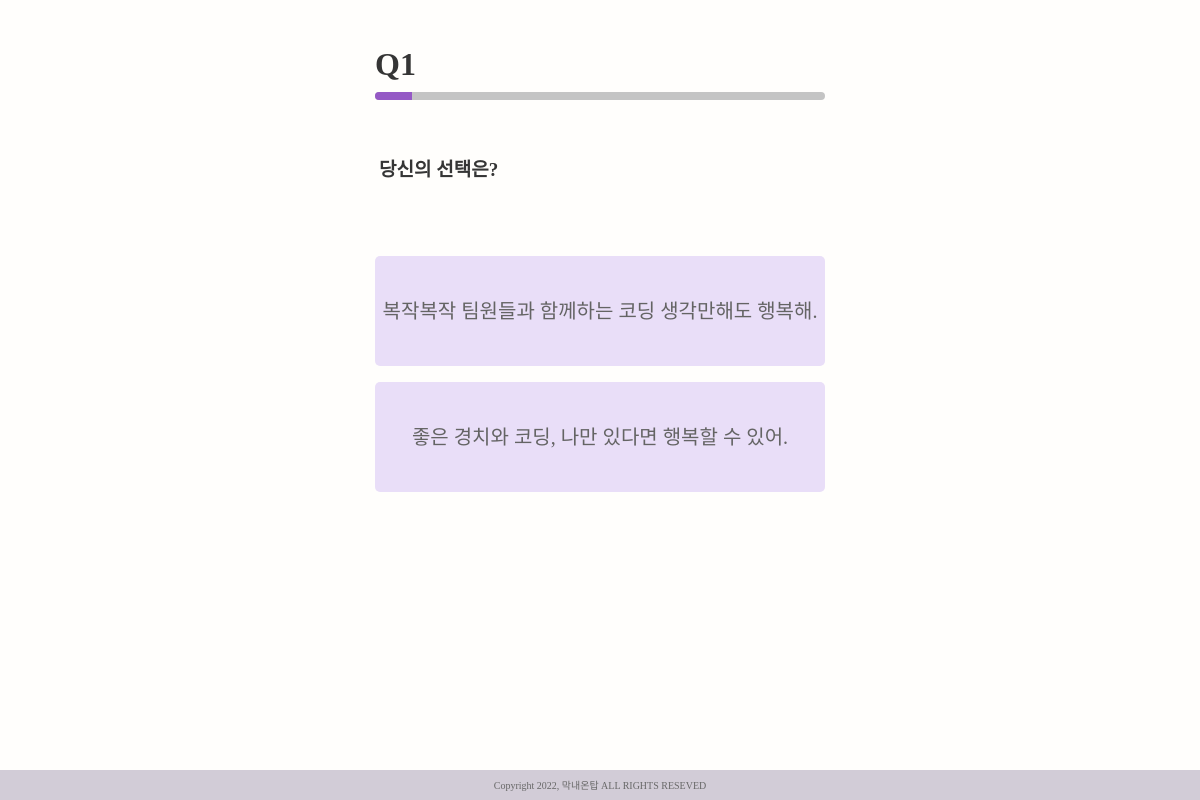
Page /mbti/1/ on the earlier database version.
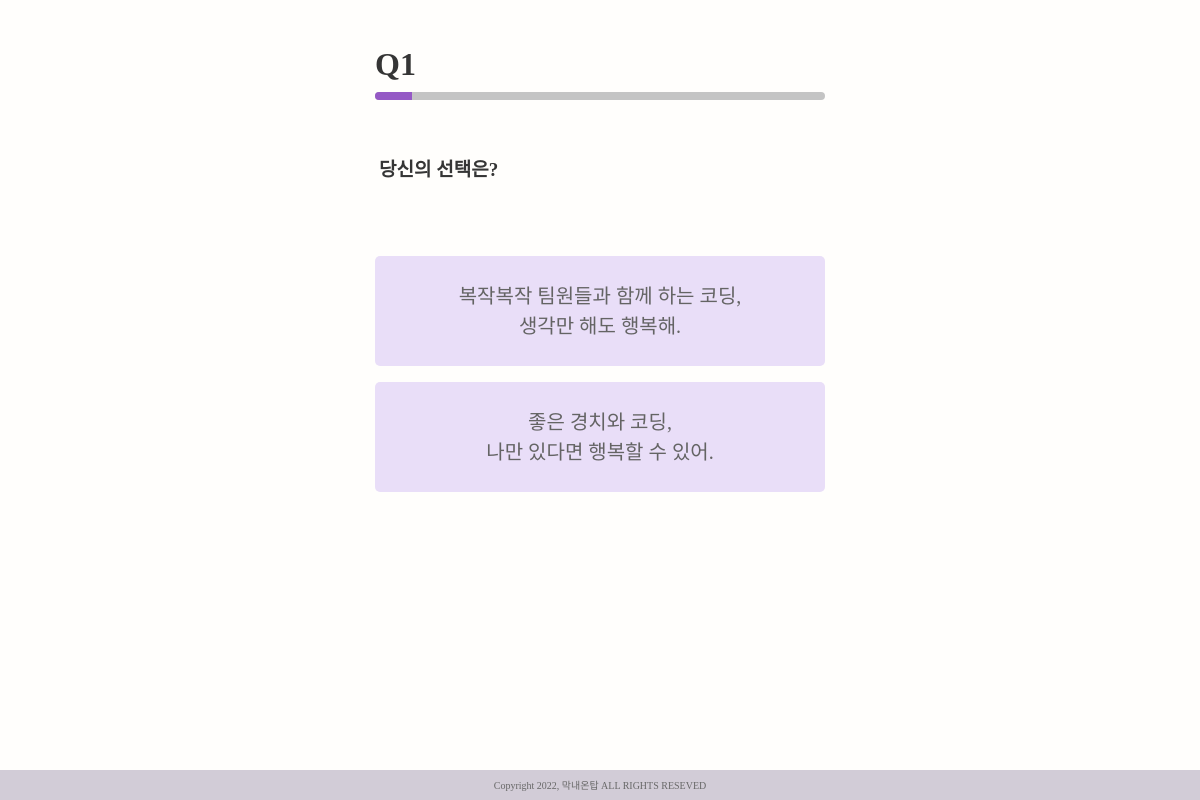
Same page on the later database version.
### MBTI/models.py (models this page shows)
class Question(models.Model):
    title = models.TextField()
    choice_right = models.TextField()
    choice_left = models.TextField()
    question_category = models.TextField()

### MBTI/views.py (the view)
# urls.py: path('<int:question_pk>/', views.question_page, name='question_page'),
def question_page(request, question_pk):
    questions = get_object_or_404(Question, pk = question_pk)
    context = {
        'questions' : questions,
        'progress': (question_pk/12)*100
    }
    return render(request, 'MBTI/question_page.html', context)

### MBTI/templates/MBTI/question_page.html (shortened to what this page needs)
{% extends 'base.html' %}
{% block content %}
  <p class="question-number mb-1">Q{{questions.pk}}</p>
  <div class="progress" style="height: 8px; background: #C4C4C4;">
    <div class="progress-bar" role="progressbar" style="width: {{ progress }}%; background: #9559C5;" aria-valuenow="{{ progress }}" aria-valuemin="0" aria-valuemax="100"></div>
  </div>
  <div class="question-box d-flex justify-content-start align-items-center">
    <p class="question-font ms-1">{{ questions.title | linebreaksbr }}</p>
  </div>
  <form action="{%url 'mbti:choice_left' questions.pk %}" method="POST">
    <button class="answer-box answer-font mt-3 mb-2 d-flex justify-content-center align-items-center border-0">
      <p class="m-0">
        {{ questions.choice_left | linebreaksbr }}
      </p>
    </button>
  </form>
  <form action="{%url 'mbti:choice_right' questions.pk %}" method="POST">
    <button class="answer-box answer-font mt-3 mb-2 d-flex justify-content-center align-items-center border-0">
      <p class="m-0">
        {{ questions.choice_right | linebreaksbr }}
      </p>
    </button>
  </form>
{% endblock content %}

Differences in the rows shown:
changed Question "좋은 경치와 코딩, 나만 있다면 행복할 수 있어.": choice_left "복작복작 팀원들과 함께하는 코딩 생각만해도 행복해." → "복작복작 팀원들과 함께 하는 코딩, 생각만 해도 행복해."
